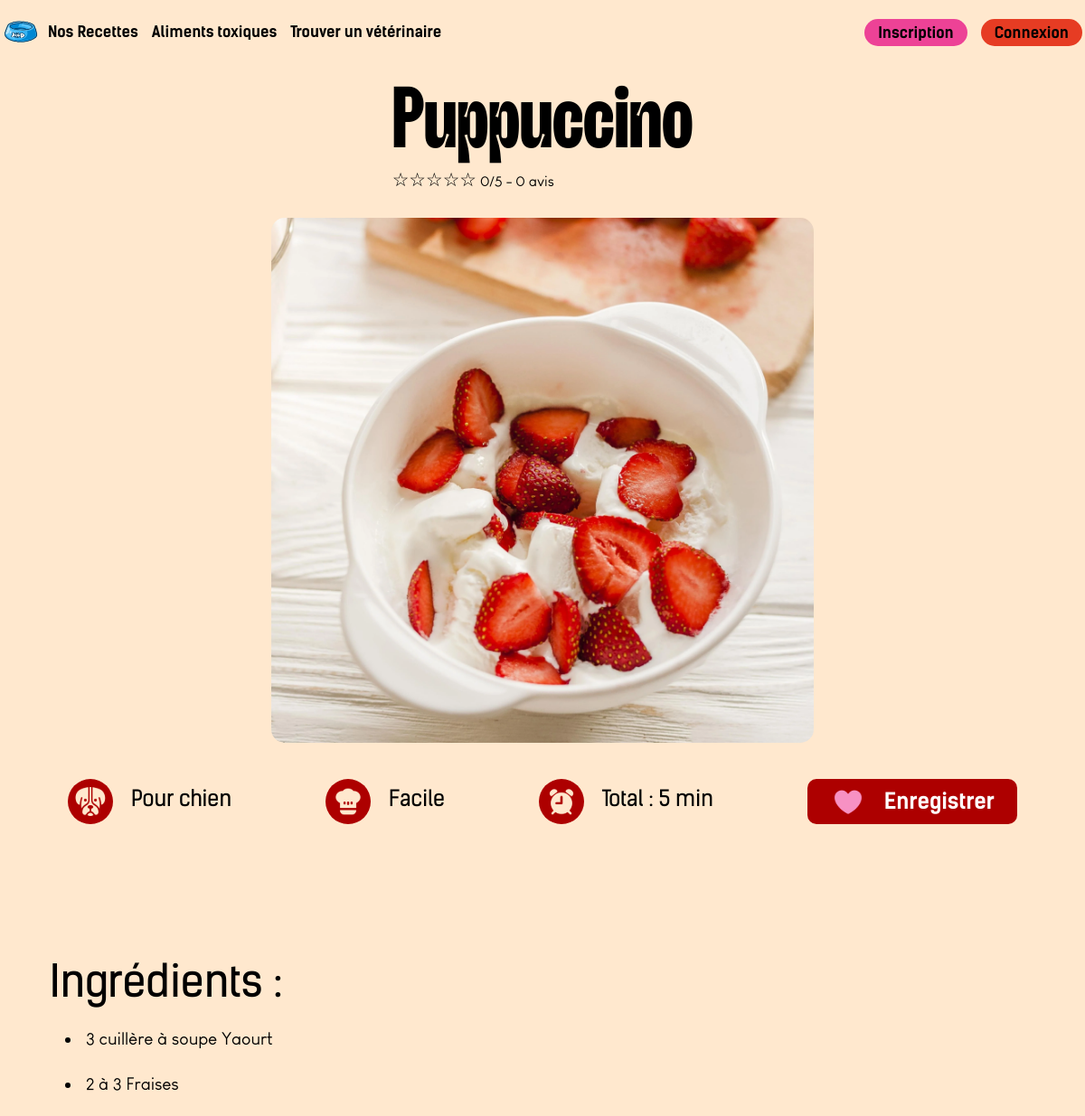
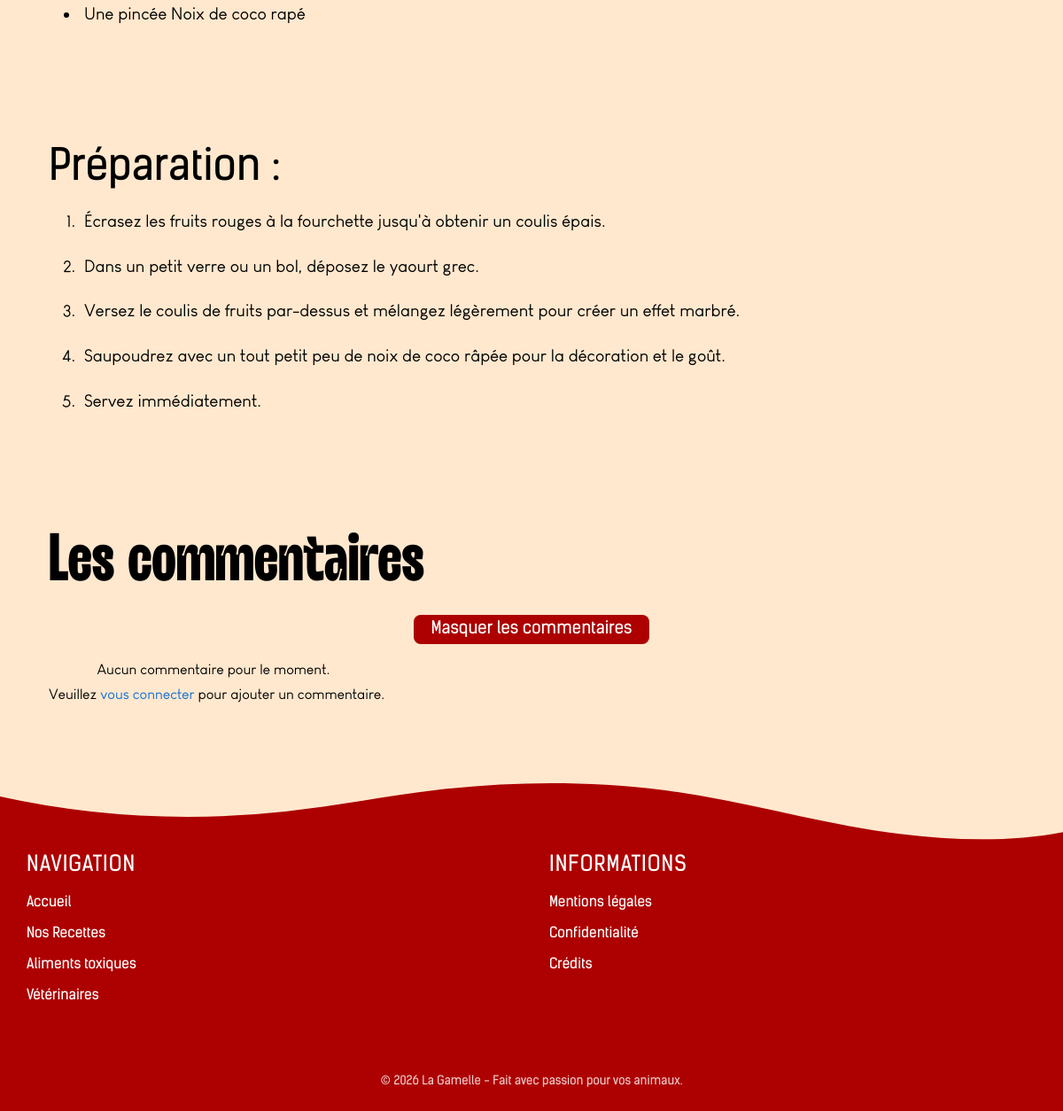
The page /vues/recette-detail.php?id=17 on the database its author committed (2 pictures, top to bottom).
### tables this page shows
CREATE TABLE IF NOT EXISTS `recette` (
  `id_recette` int NOT NULL AUTO_INCREMENT,
  `nom_recette` varchar(50) NOT NULL,
  `contenu_recette` text NOT NULL,
  `image_recette` varchar(255) DEFAULT NULL,
  `temps` int NOT NULL,
  `categorie_recette` varchar(20) NOT NULL,
  `fk_utilisateur` int NOT NULL,
  `animal` varchar(5) NOT NULL,
  `niveau` int NOT NULL,
  PRIMARY KEY (`id_recette`)
);

CREATE TABLE IF NOT EXISTS `ingredient_recette` (
  `id` int NOT NULL AUTO_INCREMENT,
  `fk_recette` int NOT NULL,
  `fk_ingredient` int NOT NULL,
  `quantite` varchar(30) DEFAULT NULL,
  PRIMARY KEY (`id`)
);

CREATE TABLE IF NOT EXISTS `ingredient` (
  `id_ingredient` int NOT NULL AUTO_INCREMENT,
  `nom_ingredient` varchar(50) NOT NULL,
  PRIMARY KEY (`id_ingredient`)
);

### controleurs/recette-detail.php (called while the page is built, shortened)
<?php
include_once('../connexion.php');
include_once('../modeles/recette-detail.php');
$id_recette = isset($_GET['id']) ? intval($_GET['id']) : 0;
$recette = selectionRecette($db, $id_recette);
$ingredients = selectIngredients($db, $id_recette);
$commentaires = selectCommentaires($db, $id_recette);
?>

### modeles/recette-detail.php (called while the page is built, shortened)
<?php
function selectionRecette($db, $id_recette) {
    $query = $db->prepare("SELECT * FROM recette WHERE id_recette = ?");
    $query->execute([$id_recette]);
    return $query->fetch(PDO::FETCH_ASSOC);
}
function selectIngredients($db, $id_recette) {
    $stmtIng = $db->prepare("SELECT i.nom_ingredient, ir.quantite AS quantite_ingredient
                             FROM ingredient_recette ir
                             JOIN ingredient i ON ir.fk_ingredient = i.id_ingredient
                             WHERE ir.fk_recette = ?");
    $stmtIng->execute([$id_recette]);
    return $stmtIng->fetchAll(PDO::FETCH_ASSOC);
}
function selectCommentaires($db, $id_recette) {
    $stmtComments = $db->prepare("SELECT a.id_avis, a.commentaire, a.note, a.fk_utilisateur, u.pseudo
                                 FROM avis a
                                 JOIN utilisateur u ON a.fk_utilisateur = u.id_utilisateur
                                 WHERE a.fk_recette = ?
                                 ORDER BY a.id_avis DESC");
    $stmtComments->execute([$id_recette]);
    return $stmtComments->fetchAll(PDO::FETCH_ASSOC);
}
?>

### modeles/recette.php (called while the page is built, shortened)
<?php
function getRecettes($db)
{
    $stmt = $db->prepare("SELECT * FROM recette ORDER BY id_recette DESC");
    $stmt->execute();
    return $stmt->fetchAll(PDO::FETCH_ASSOC);
}
?>

### controleurs/recette.php (called while the page is built, shortened)
<?php
require_once __DIR__ . '/../modeles/recette.php';
$animal = $_GET["animal"] ?? null;
$type = $_GET["type"] ?? null;
$temps = $_GET["temps"] ?? null;
$niveau = $_GET["niveau"] ?? null;
$search = $_GET['recherche'] ?? null;
if (!empty($animal) || !empty($type) || !empty($temps) || !empty($niveau) || !empty($search)) {
    $recettes = filtreRecettes($db, $animal, $type, $temps, $niveau, $search);
    include_once '../vues/recette.php';
} else {
    $recettes = getRecettes($db);
}
?>

### vues/recette-detail.php (the view, shortened to what this page needs)
<?php
include_once('../controleurs/recette-detail.php');
include_once('../controleurs/user.php');
include_once('../controleurs/recette.php');
$niveau = $recette['niveau'];
switch ($niveau) {
    case 1:
        $difficulte = "Facile";
        break;
}
$moyenne = 0;
$totalCommentaires = count($commentaires);
?>
<!DOCTYPE html>
<html lang="fr">
<head>
    <link rel="stylesheet" href="../assets/css/style.css">
    <link rel="stylesheet" href="../assets/css/recette-detail.css">
</head>
<body>
    <header>
        <a href="../index.php" class="logo"><img src="../assets/images/logo.webp" alt="Retour à l'accueil"></a>
        <nav id="menu" aria-label="Navigation principale">
            <ul class="navbar">
                <li><a href="recette.php">Nos Recettes</a></li>
                <li><a href="alimentsdangereuxV.php">Aliments toxiques</a></li>
                <li><a href="index.php">Trouver un vétérinaire</a></li>
            </ul>
            <?php
            if (isset($_SESSION['id_utilisateur'])) {
                echo '<form action="recette.php" method="get" class="pc-only">
                <label for="recherche" class="sr-only">Recherchez une recette</label>
                <input type="search" name="recherche" placeholder="Recherchez une recette...">
            </form>';
                echo '<div class="compte pc-only">
                        <a href="profil.php?favoris"><img src="../assets/images/favorite-on.svg" alt="Voir mes favoris"></a>
                        <a href="profil.php"><img src="../assets/images/compte.svg" alt="Accéder à mon profil"></a>
                     </div>';
                echo '<div class="compte mobile-only">
                        <a href="profil.php?favoris">Favoris</a>
                        <a href="profil.php">Compte</a>
                        <a href="../deconnexion.php">Déconnexion</a>
                     </div>';
            } else {
                echo '<div class="connexion">
                        <a href="v-inscription.php">Inscription</a>
                        <a href="v-connexion.php">Connexion</a>
                    </div>';
            }
            ?>
        </nav>
    </header>
    <main>
        <section class="recipe-intro">
            <div class="title">
                <h1><?= htmlspecialchars($recette['nom_recette']) ?></h1>
                <div class="recipe-rating">
                    <span class="stars">
                        <?php
                        $noteEntiere = round($moyenne);
                        for ($i = 1; $i <= 5; $i++) {
                            if ($i <= $noteEntiere) {
                                echo '<span class="star active">★</span>';
                            } else {
                                echo '<span class="star">☆</span>';
                            }
                        }
                        ?>
                    </span>
                    <span>
                        <?= $moyenne ?>/5 - <?= $totalCommentaires ?> <?= $totalCommentaires > 1 ? 'avis' : 'avis' ?>
                    </span>
                </div>
            </div>
            <div class="recipe-visual">
                <img src="../assets/images/<?= $recette['image_recette'] ?>" alt="">
            </div>
            <div class="recipe-badges">
                <div class="badges">
                    <img src="../assets/images/<?= htmlspecialchars($recette['animal']) ?>.svg" alt="">
                    Pour <?= htmlspecialchars($recette['animal']) ?>
                </div>
                <div class="badges">
                    <img src="../assets/images/chef.svg" alt="">
                    <?= htmlspecialchars($difficulte) ?>
                </div>
                <div class="badges">
                    <img src="../assets/images/timer.svg" alt="">
                    Total : <?= $recette['temps'] ?> min
                </div>
                <button class="btn-save"><img src="../assets/images/heart.svg" alt="">Enregistrer</button>
            </div>
        </section>
        <section class="ingredients">
            <h2>Ingrédients :</h2>
            <ul class="ingredients-list">
                <?php foreach ($ingredients as $ingredient): ?>
                    <li class="ingredient-item">
                        <?php if (!empty($ingredient['quantite_ingredient']) && $ingredient['quantite_ingredient'] !== '0'): ?>
                            <span class="ingredient-qty">
                                <?= htmlspecialchars($ingredient['quantite_ingredient']) ?>
                            </span>
                        <?php endif; ?>
                        <span class="ingredient-name">
                            <?= htmlspecialchars($ingredient['nom_ingredient']) ?>
                        </span>
                    </li>
                <?php endforeach; ?>
            </ul>
        </section>
        <section class="steps-section">
            <h2>Préparation :</h2>
            <div class="steps-content">
                <?php
                $instructions = explode("\n", $recette['contenu_recette']);
                echo "<ol>";
                foreach ($instructions as $step) {
                    if (trim($step) !== "") {
                        echo "<li>" . htmlspecialchars(trim($step)) . "</li>";
                    }
                }
                echo "</ol>";
                ?>
            </div>
        </section>
        <section class="comments">
            <h2>Les commentaires</h2>
            <button id="toggle-comments-btn">Masquer les commentaires</button>
            <div class="coms">
                <?php if (isset($commentaires) && !empty($commentaires)): ?>
                    <?php foreach ($commentaires as $com): ?>
                        <div class="com">
                            <div class="com-head">
                                <p><?= htmlspecialchars($com['pseudo']) ?> -
                                    <span class="stars">
                                        <?php
                                        $note = intval($com['note']);
                                        for ($i = 1; $i <= 5; $i++) {
                                            if ($i <= $note) {
                                                echo '<span class="star active">★</span>';
                                            } else {
                                                echo '<span class="star">☆</span>';
                                            }
                                        }
                                        ?>
                                    </span>
                                </p>
                            </div>
                            <div class="com-body">
                                <p><?= htmlspecialchars(string: $com['commentaire']) ?></p>
                            </div>
                        </div>
                    <?php endforeach; ?>
                <?php else: ?>
                    <p>Aucun commentaire pour le moment.</p>
                <?php endif; ?>
            </div>
            <?php if (isset($_SESSION['id_utilisateur'])): ?>
                <div class="commentaire">
                    <?php if (!empty($comment_message)): ?>
                        <p class="form-message"><?= htmlspecialchars($comment_message) ?></p>
                    <?php endif; ?>
                    <form method="POST" class="formulaire-avis">
                        <div class="form-group">
                            <label for="note">Note :</label><br>
                            <select id="note" name="note" required>
                                <option value="">Sélectionnez une note</option>
                                <option value="1">⭐ 1/5</option>
                                <option value="2">⭐⭐ 2/5</option>
                                <option value="3">⭐⭐⭐ 3/5</option>
                                <option value="4">⭐⭐⭐⭐ 4/5</option>
                                <option value="5">⭐⭐⭐⭐⭐ 5/5</option>
                            </select>
                        </div>
                        <div class="form-group">
                            <label for="commentaire">Votre commentaire :</label><br>
                            <textarea id="commentaire" name="commentaire"
                                placeholder="Partagez votre avis sur cette recette..." required></textarea>
                        </div>
                        <button type="submit" class="btn-submit">Poster votre commentaire</button>
                    </form>
                </div>
            <?php else: ?>
                <p class="login-required">Veuillez <a style="color: var(--bleu)" href="v-connexion.php">vous connecter</a>
                    pour ajouter un commentaire.</p>
            <?php endif; ?>
        </section>
    </main>
    <footer class="main-footer">
        <div class="footer-wave">
        </div>
        <div class="footer-container">
            <div class="footer-links">
                <h3>Navigation</h3>
                <ul>
                    <li><a href="index.php">Accueil</a></li>
                    <li><a href="recette.php">Nos Recettes</a></li>
                    <li><a href="alimentsdangereuxV.php">Aliments toxiques</a></li>
                    <li><a href="VeterinaireView.php">Vétérinaires</a></li>
                </ul>
            </div>
            <div class="footer-links">
                <h3>Informations</h3>
                <ul>
                    <li><a href="mentions-legales.php">Mentions légales</a></li>
                    <li><a href="mentions-legales.php#confidentialite">Confidentialité</a></li>
                    <li><a href="mentions-legales.php#credits">Crédits</a></li>
                </ul>
            </div>
        </div>
        <div class="footer-bottom">
            <p>&copy; 2026 La Gamelle - Fait avec passion pour vos animaux.</p>
        </div>
    </footer>
</body>
</html>

### assets/css/style.css (style rules this page uses)
:root { --beige: #FFE8CE; --rouge: #AD0000; --orange: #E63C23; --jaune: #FFBF35; --rose: #ED4296; --vert: #149353; --bleu: #116FD1; --noir: #010101; }
html { scrollbar-color: var(--noir) transparent; scrollbar-width: thin; scroll-behavior: smooth; }
* { margin: 0; padding: 0; box-sizing: border-box; }
body { background-color: var(--beige); font-family: 'Louis George Cafe', sans-serif; }
h1, h2, h3 { font-family: 'Nobulina', sans-serif; font-weight: normal; }
a { text-decoration: none; color: var(--noir); transition: all 0.3s ease; }
header { display: flex; justify-content: space-between; align-items: center; padding: 10px 3px; }
nav { position: fixed; z-index: 1001; inset: 0; background-color: var(--jaune); font-size: 1.5rem; display: flex; justify-content: center; flex-direction: column; gap: 30px; opacity: 0; visibility: hidden; pointer-events: none; }
nav a { color: var(--noir); position: relative; font-family: 'Kelson Sans', sans-serif; font-weight: bold; }
.navbar, .connexion, .compte.mobile-only { display: flex; align-items: center; flex-direction: column; gap: 30px; list-style: none; }
.burger img, .logo img { width: 40px; }
.logo img { transform: rotate(-0.01turn); cursor: pointer; }
h1 { font-size: 6rem; }
h2 { font-size: 3rem; }
footer { background-color: var(--rouge); font-family: 'Kelson Sans', sans-serif; font-size: 1.2rem; }
.main-footer { position: relative; padding-top: 60px; margin-top: 60px; color: #fff; text-align: center; }
.footer-wave { position: absolute; top: 0; left: 0; width: 100%; overflow: hidden; line-height: 0; }
.footer-wave svg { display: block; width: calc(100% + 1.3px); height: 40px; }
.footer-container { max-width: 1200px; margin: 0 auto; padding: 0 30px; display: flex; flex-direction: column; gap: 40px; }
.footer-links h3 { margin-bottom: 15px; font-size: 1.5rem; color: #fff; font-family: 'Kelson Sans', sans-serif; text-transform: uppercase; letter-spacing: 1px; }
.footer-links ul { list-style: none; padding: 0; }
.footer-links ul li { margin-bottom: 12px; }
.footer-links ul li a { text-decoration: none; color: #fff; font-size: 1rem; transition: color 0.3s ease; }
.footer-bottom { padding: 25px 20px; margin-top: 40px; border-top: 1.5px solid rgba(0, 0, 0, 0.05); font-size: 0.85rem; opacity: 0.8; text-align: center; }
@media (min-width: 768px) { .main-footer { text-align: left; padding-top: 80px; } }
@media (min-width: 768px) { .footer-wave svg { height: 70px; } }
@media (min-width: 768px) { .footer-container { flex-direction: row; justify-content: space-between; align-items: flex-start; } }
@media (min-width: 768px) { .footer-links { flex: 1; } }
@media (min-width: 850px) { header { flex-direction: row; justify-content: start; gap: 10px; } }
@media (min-width: 850px) { nav { background: transparent; position: static; font-size: 1rem; opacity: 1; visibility: visible; pointer-events: auto; transform: none; flex-direction: row; justify-content: space-between; align-items: center; width: 100%; } }
@media (min-width: 850px) { .navbar, .connexion { flex-direction: row; gap: 15px; } }
@media (min-width: 850px) { nav a { opacity: 1; transform: none; position: relative; } }
@media (min-width: 850px) { nav li { text-align: center; } }
@media (min-width: 850px) { .connexion a { background-color: var(--rose); padding: 5px 15px; border-radius: 20px; transition: all 0.3s ease; } }
@media (min-width: 850px) { .connexion a:nth-child(2) { background-color: var(--orange); } }
@media (min-width: 900px) { nav { font-size: 1.05rem; } }

### rows shown on the page
recette: nom_recette "Puppuccino", image_recette (picture), animal (picture), animal "chien", niveau "Facile", temps "5", contenu_recette "Écrasez les fruits rouges à la fourchette jusqu'à obtenir un coulis épais.", contenu_recette "Dans un petit verre ou un bol, déposez le yaourt grec.", contenu_recette "Versez le coulis de fruits par-dessus et mélangez légèrement pour créer un effet marbré.", contenu_recette "Saupoudrez avec un tout petit peu de noix de coco râpée pour la décoration et le goût.", contenu_recette "Servez immédiatement."
ingredient_recette: quantite "3 cuillère à soupe", fk_ingredient.nom_ingredient "Yaourt"
ingredient_recette: quantite "2 à 3", fk_ingredient.nom_ingredient "Fraises"
ingredient_recette: quantite "Une pincée", fk_ingredient.nom_ingredient "Noix de coco rapé"

### other values the page prints
$moyenne "0"
$totalCommentaires "0"
